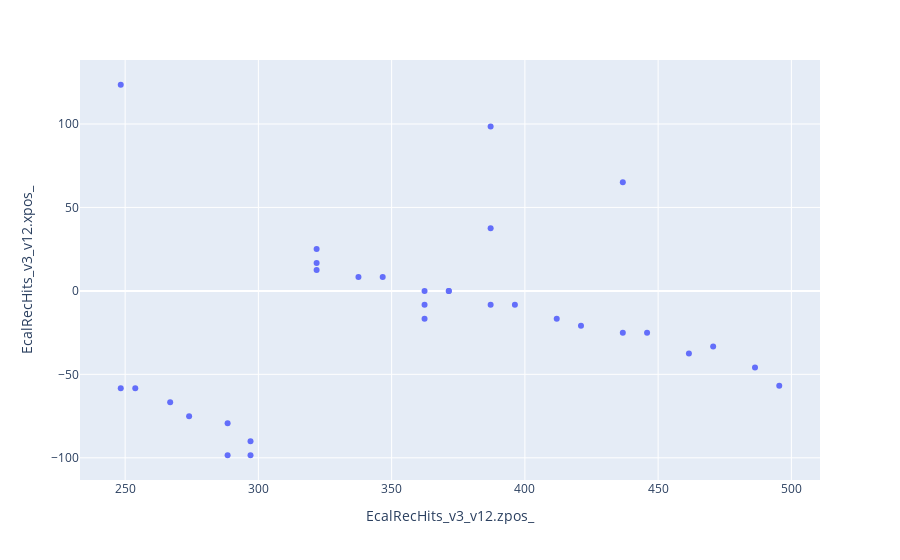
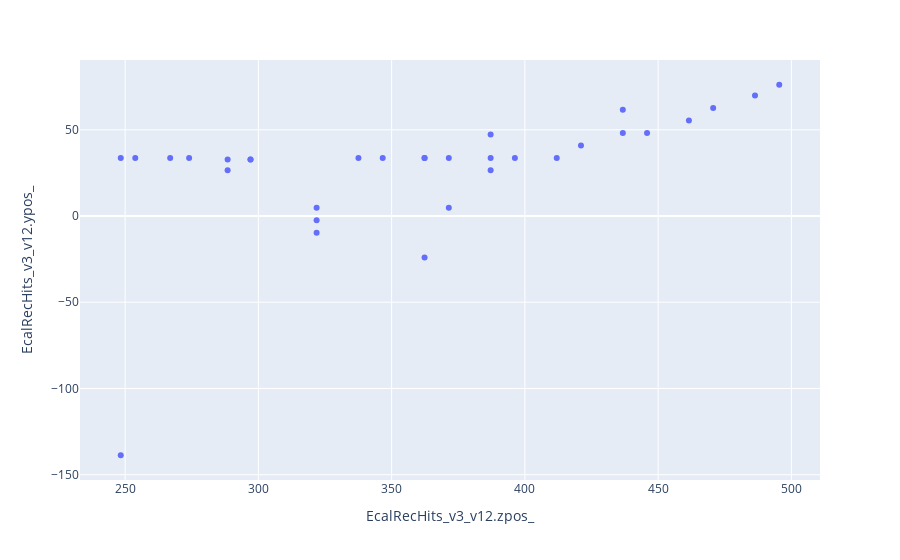
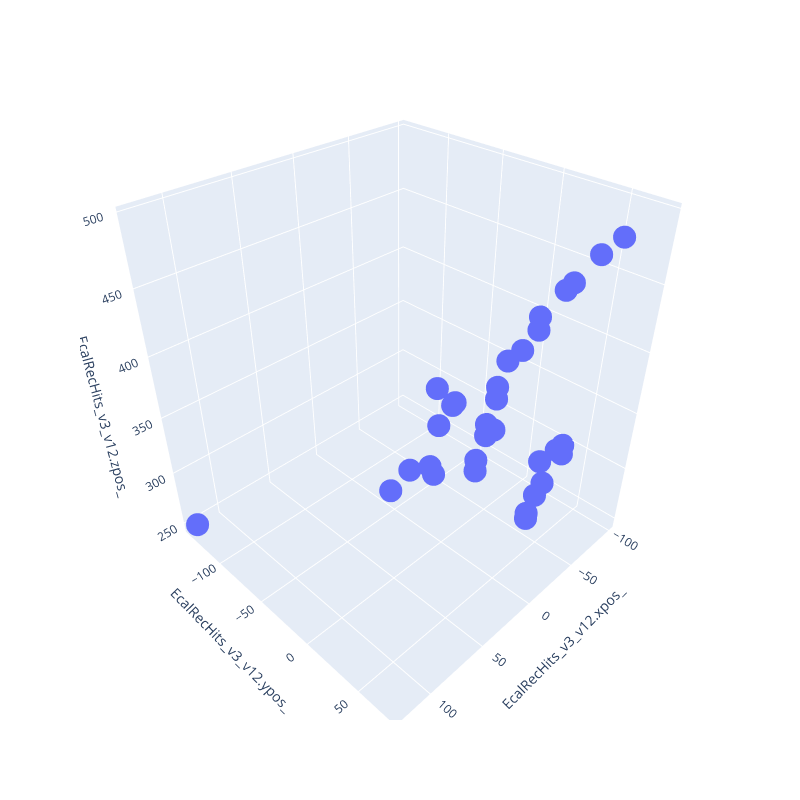

The cell these charts' notebook holds for them, in order:
### Code cell
#Try to plot the projections
import plotly.graph_objects as go
from plotly.subplots import make_subplots

eventNr = 3
ecal_rec_hits_flat = ecal_rec_hits_flat[ecal_rec_hits_flat["entry"] == eventNr]


trace1 = go.Scatter(
    x=ecal_rec_hits_flat["EcalRecHits_v3_v12.zpos_"],
    y=ecal_rec_hits_flat["EcalRecHits_v3_v12.xpos_"],
    error_y = dict(
    # value of error bar given in data coordinates
        type ='data',
        array = [0.02,0.02,0.02,0.02,0.02,0.02,0.02,0.02,0.02,0.02],
        visible = True),
    mode='markers',
    marker=dict(
        size=5,
        line=dict(width=0)),
    name='hits')


fig = ecal_rec_hits_flat.plot.scatter(x="EcalRecHits_v3_v12.zpos_",y="EcalRecHits_v3_v12.xpos_",)
#fig.update_traces(marker_size = 4)
#fig.add_trace(trace1)
#fig.update_xaxes(range=[200, 700])
#fig.update_yaxes(range=[-100, 100])
fig.show()

fig = ecal_rec_hits_flat.plot.scatter(x="EcalRecHits_v3_v12.zpos_",y="EcalRecHits_v3_v12.ypos_")
#fig.update_xaxes(range=[200, 700])
#fig.update_yaxes(range=[-100, 100])
#fig.update_traces(marker_size = 4)
#fig.add_trace(trace1)
fig.show()

fig = px.scatter_3d(ecal_rec_hits_flat, x='EcalRecHits_v3_v12.xpos_', y='EcalRecHits_v3_v12.ypos_', z='EcalRecHits_v3_v12.zpos_',width = 800, height = 800)
#fig.update_layout(autosize=False,margin=dict(l=0, r=0, b=0, t=0))
#fig.update_traces(marker_size = 4)

#fig.update_xaxes(range=[200, 700])
#fig.update_yaxes(range=[-100, 100])


#fig.update_layout(
#    scene = dict(
#        xaxis = dict(nticks=6, range=[200,700],),
#                     yaxis = dict(nticks=10, range=[-100,100],),
#                     zaxis = dict(nticks=10, range=[-100,100],),),
#    autosize=False,
#    margin=dict(r=20, l=10, b=10, t=10))



fig.show()

### Figure 1 — Plotly figure (JSON) as saved in the notebook; plotly's stock layout.template omitted (floating-point values rounded to 4 significant figures)
{"data": [{"hovertemplate": "EcalRecHits_v3_v12.zpos_=%{x}<br>EcalRecHits_v3_v12.xpos_=%{y}<extra></extra>", "legendgroup": "", "marker": {"color": "#636efa", "symbol": "circle"}, "mode": "markers", "name": "", "orientation": "v", "showlegend": false, "type": "scatter", "x": [421.0, 436.8, 362.4, 387.1, 371.5, 248.4, 495.5, 486.4, 470.6, 387.1, 461.5, 445.9, 436.8, 321.9, 321.9, 321.9, 248.4, 362.4, 412.0, 396.2, 387.1, 371.5, 362.4, 346.6, 337.5, 288.5, 297.0, 297.0, 288.5, 274, 266.9, 253.8], "xaxis": "x", "y": [-20.85, 65.11, -16.68, 37.54, 2.665e-15, 123.5, -56.77, -45.88, -33.37, 98.48, -37.54, -25.02, -25.02, 25.02, 16.68, 12.51, -58.39, -8.341, -16.68, -8.341, -8.341, 2.665e-15, 2.665e-15, 8.341, 8.341, -98.48, -98.48, -90.13, -79.24, -75.07, -66.73, -58.39], "yaxis": "y"}], "layout": {"autosize": true, "legend": {"tracegroupgap": 0}, "margin": {"t": 60}, "xaxis": {"anchor": "y", "autorange": true, "domain": [0, 1], "range": [233.7, 510.1], "title": {"text": "EcalRecHits_v3_v12.zpos_"}, "type": "linear"}, "yaxis": {"anchor": "x", "autorange": true, "domain": [0, 1], "range": [-115.7, 140.7], "title": {"text": "EcalRecHits_v3_v12.xpos_"}, "type": "linear"}}}

### Figure 2 — Plotly figure (JSON) as saved in the notebook; plotly's stock layout.template omitted (floating-point values rounded to 4 significant figures)
{"data": [{"hovertemplate": "EcalRecHits_v3_v12.zpos_=%{x}<br>EcalRecHits_v3_v12.ypos_=%{y}<extra></extra>", "legendgroup": "", "marker": {"color": "#636efa", "symbol": "circle"}, "mode": "markers", "name": "", "orientation": "v", "showlegend": false, "type": "scatter", "x": [421.0, 436.8, 362.4, 387.1, 371.5, 248.4, 495.5, 486.4, 470.6, 387.1, 461.5, 445.9, 436.8, 321.9, 321.9, 321.9, 248.4, 362.4, 412.0, 396.2, 387.1, 371.5, 362.4, 346.6, 337.5, 288.5, 297.0, 297.0, 288.5, 274, 266.9, 253.8], "xaxis": "x", "y": [40.93, 61.67, -24.08, 26.49, 4.816, -138.7, 76.12, 69.83, 62.61, 47.22, 55.38, 48.16, 48.16, -9.632, 4.816, -2.408, 33.71, 33.71, 33.71, 33.71, 33.71, 33.71, 33.71, 33.71, 33.71, 32.78, 32.78, 32.78, 26.49, 33.71, 33.71, 33.71], "yaxis": "y"}], "layout": {"autosize": true, "legend": {"tracegroupgap": 0}, "margin": {"t": 60}, "xaxis": {"anchor": "y", "autorange": true, "domain": [0, 1], "range": [233.7, 510.1], "title": {"text": "EcalRecHits_v3_v12.zpos_"}, "type": "linear"}, "yaxis": {"anchor": "x", "autorange": true, "domain": [0, 1], "range": [-155.4, 92.75], "title": {"text": "EcalRecHits_v3_v12.ypos_"}, "type": "linear"}}}

### Figure 3 — Plotly figure (JSON) as saved in the notebook; plotly's stock layout.template omitted (floating-point values rounded to 4 significant figures)
{"data": [{"hovertemplate": "EcalRecHits_v3_v12.xpos_=%{x}<br>EcalRecHits_v3_v12.ypos_=%{y}<br>EcalRecHits_v3_v12.zpos_=%{z}<extra></extra>", "legendgroup": "", "marker": {"color": "#636efa", "symbol": "circle"}, "mode": "markers", "name": "", "scene": "scene", "showlegend": false, "type": "scatter3d", "x": [-20.85, 65.11, -16.68, 37.54, 2.665e-15, 123.5, -56.77, -45.88, -33.37, 98.48, -37.54, -25.02, -25.02, 25.02, 16.68, 12.51, -58.39, -8.341, -16.68, -8.341, -8.341, 2.665e-15, 2.665e-15, 8.341, 8.341, -98.48, -98.48, -90.13, -79.24, -75.07, -66.73, -58.39], "y": [40.93, 61.67, -24.08, 26.49, 4.816, -138.7, 76.12, 69.83, 62.61, 47.22, 55.38, 48.16, 48.16, -9.632, 4.816, -2.408, 33.71, 33.71, 33.71, 33.71, 33.71, 33.71, 33.71, 33.71, 33.71, 32.78, 32.78, 32.78, 26.49, 33.71, 33.71, 33.71], "z": [421.0, 436.8, 362.4, 387.1, 371.5, 248.4, 495.5, 486.4, 470.6, 387.1, 461.5, 445.9, 436.8, 321.9, 321.9, 321.9, 248.4, 362.4, 412.0, 396.2, 387.1, 371.5, 362.4, 346.6, 337.5, 288.5, 297.0, 297.0, 288.5, 274, 266.9, 253.8]}], "layout": {"height": 800, "legend": {"tracegroupgap": 0}, "margin": {"t": 60}, "scene": {"aspectmode": "auto", "aspectratio": {"x": 0.9754, "y": 0.9441, "z": 1.086}, "camera": {"center": {"x": 0, "y": 0, "z": 0}, "eye": {"x": 1.283, "y": 1.283, "z": 1.283}, "projection": {"type": "perspective"}, "up": {"x": 0, "y": 0, "z": 1}}, "domain": {"x": [0, 1], "y": [0, 1]}, "xaxis": {"title": {"text": "EcalRecHits_v3_v12.xpos_"}, "type": "linear"}, "yaxis": {"title": {"text": "EcalRecHits_v3_v12.ypos_"}, "type": "linear"}, "zaxis": {"title": {"text": "EcalRecHits_v3_v12.zpos_"}, "type": "linear"}}, "width": 800}}
